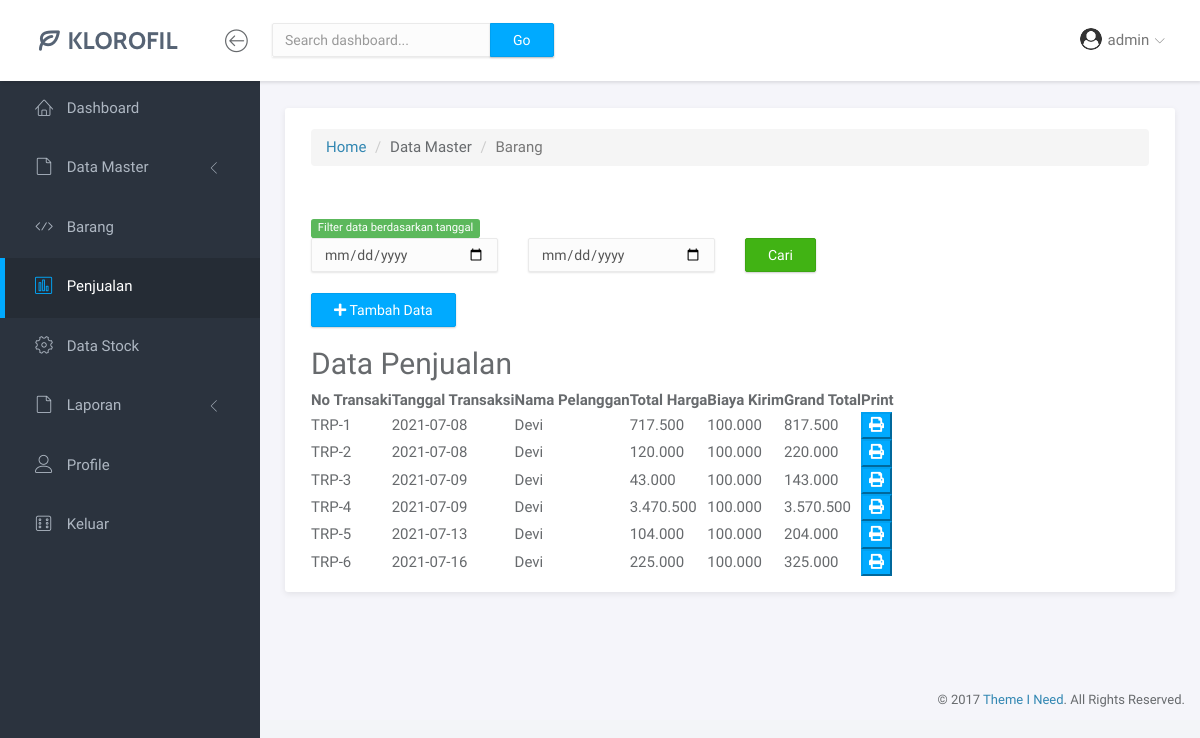
Page /4-Dashboard-Penjualan.php (signed in) on the earlier database version.
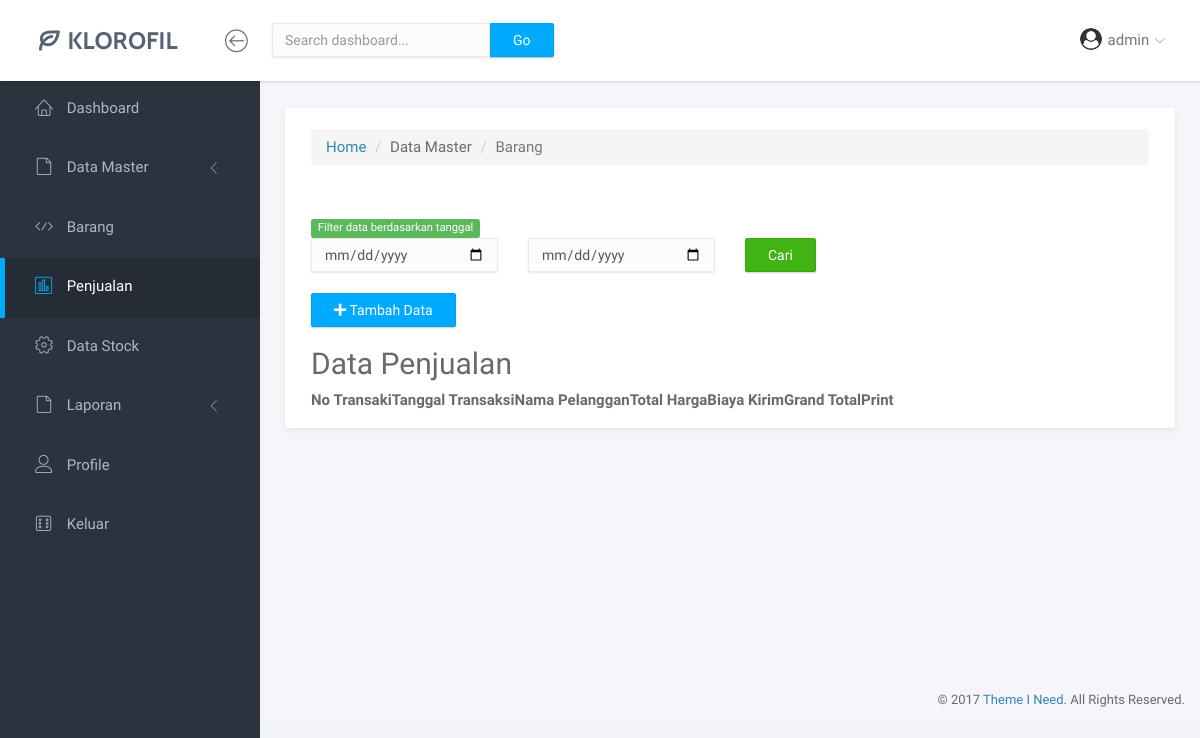
Same page on the later database version.
### tables this page shows
CREATE TABLE `data_penjualan` (
  `no_trans_penjualan` varchar(12) NOT NULL,
  `tgl_trans_penjualan` date NOT NULL,
  `time` time NOT NULL,
  `fk_pelanggan` varchar(30) NOT NULL,
  `isi` longtext,
  `total` bigint(20) NOT NULL,
  `biaya_kirim` bigint(20) NOT NULL,
  `grand_total` bigint(20) NOT NULL
);

CREATE TABLE `pelanggan` (
  `Kode_Pelanggan` varchar(12) NOT NULL,
  `Nama_Pelanggan` varchar(30) NOT NULL,
  `Alamat_Pelanggan` varchar(255) NOT NULL,
  `Kota_Pelanggan` varchar(30) NOT NULL,
  `Email_Pelanggan` varchar(30) DEFAULT NULL,
  `Telp_Pelanggan` varchar(30) DEFAULT NULL,
  `uploaded` datetime NOT NULL DEFAULT CURRENT_TIMESTAMP,
  `deleted` tinyint(1) NOT NULL DEFAULT '0'
);

### functions/functions-pelanggan.php (called while the page is built, shortened)
<?php
$conn = mysqli_connect("localhost", "root", "", "kpdiana");
function query($query) {
	global $conn;
	$result = mysqli_query($conn, $query);
	$rows = [];
	while( $row = mysqli_fetch_assoc($result) ) {
		$rows[] = $row;
	}
	return $rows;
}
?>

### 4-Dashboard-Penjualan.php (the view, shortened to what the changed rows need)
<?php
require 'functions/functions-pelanggan.php';
$daftartransaksi = query("SELECT * FROM data_penjualan INNER JOIN pelanggan ON fk_pelanggan = Kode_Pelanggan");
?>
<!doctype html>
<html lang="en">
<head>
    <link rel="stylesheet" href="assets/vendor/bootstrap/css/bootstrap.min.css">
    <link rel="stylesheet" href="assets/vendor/fontawesome-free-5.15.3-web/css/all.css">
    <link rel="stylesheet" href="assets/vendor/linearicons/style.css">
    <link rel="stylesheet" href="assets/vendor/chartist/css/chartist-custom.css">
    <link rel="stylesheet" href="assets/css/main.css">
    <link rel="stylesheet" href="assets/css/demo.css">
    <link rel="stylesheet" href="assets/vendor/datatables/jquery.dataTables.min.css">
</head>
<body>
    <div id="wrapper">
        <div class="main">
            <div class="main-content">
                <div class="container-fluid">
                    <div class="panel panel-headline">
                        <div class="panel-body">
                            <div class="row">
                                <div class="col-md-12">
                                    <br>
                                    <h2>Data Penjualan</h2>
                                    <table id="table_barang" class="display">
                                        <thead>
                                            <tr>
                                                <th>No Transaki</th>
                                                <th>Tanggal Transaksi</th>
                                                <th>Nama Pelanggan</th>
                                                <th>Total Harga</th>
                                                <th>Biaya Kirim</th>
                                                <th>Grand Total</th>
                                                <th>Print</th>
                                            </tr>
                                        </thead>
                                        <tbody>
                                            <?php foreach($daftartransaksi as $daftar): ?>
                                                <tr>
                                                    <td><?= $daftar['no_trans_penjualan'] ?></td>
                                                    <td><?= $daftar['tgl_trans_penjualan'] ?></td>
                                                    <td><?= $daftar['Nama_Pelanggan'] ?></td>
                                                    <td><?= number_format($daftar['total'],0,',','.')  ?></td>
                                                    <td><?= number_format($daftar['biaya_kirim'],0,',','.')  ?></td>
                                                    <td><?= number_format($daftar['grand_total'],0,',','.')  ?></td>
                                                    <td><button class="btn-primary" onclick="return cetak('data_penjualan','<?= $daftar['no_trans_penjualan'] ?>')"><i class="fas fa-print"></i></button></td>
                                                </tr>
                                            <?php endforeach ?>
                                        </tbody>
                                    </table>
                                </div>
                            </div>
                        </div>
                    </div>
                </div>
            </div>
        </div>
</body>
</html>

Differences in the rows shown:
removed data_penjualan: no_trans_penjualan "TRP-1", tgl_trans_penjualan "2021-07-08", fk_pelanggan.Nama_Pelanggan "Devi", total "717.500", biaya_kirim "100.000", grand_total "817.500"
removed data_penjualan: no_trans_penjualan "TRP-2", tgl_trans_penjualan "2021-07-08", fk_pelanggan.Nama_Pelanggan "Devi", total "120.000", biaya_kirim "100.000", grand_total "220.000"
removed data_penjualan: no_trans_penjualan "TRP-3", tgl_trans_penjualan "2021-07-09", fk_pelanggan.Nama_Pelanggan "Devi", total "43.000", biaya_kirim "100.000", grand_total "143.000"
removed data_penjualan: no_trans_penjualan "TRP-4", tgl_trans_penjualan "2021-07-09", fk_pelanggan.Nama_Pelanggan "Devi", total "3.470.500", biaya_kirim "100.000", grand_total "3.570.500"
removed data_penjualan: no_trans_penjualan "TRP-5", tgl_trans_penjualan "2021-07-13", fk_pelanggan.Nama_Pelanggan "Devi", total "104.000", biaya_kirim "100.000", grand_total "204.000"
removed data_penjualan: no_trans_penjualan "TRP-6", tgl_trans_penjualan "2021-07-16", fk_pelanggan.Nama_Pelanggan "Devi", total "225.000", biaya_kirim "100.000", grand_total "325.000"
